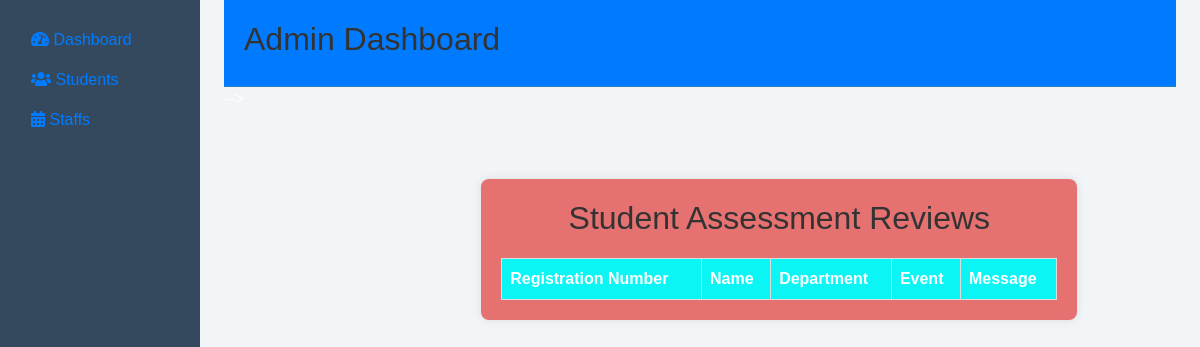
/adminstaff, run on an earlier commit of the app's database.
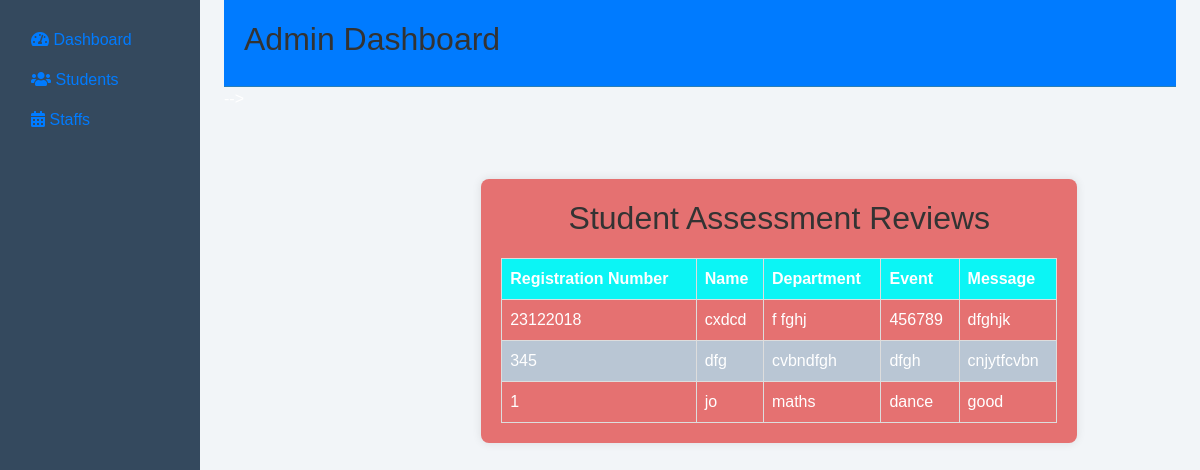
And on a later commit of the database.
### staff/models.py (models this page shows)
class review(models.Model):
    regno = models.CharField(max_length=255)
    name = models.CharField(max_length=100)
    department = models.CharField(max_length=100)
    event = models.CharField(max_length=100)
    message = models.TextField(blank=False,max_length=250)

### Admin/views.py (the view)
# urls.py: path('adminstaff',adminstaff,name='adminstaff'),
def adminstaff(request):
    std = review.objects.all()
    return render(request,'adminhtml/adminstaff.html', {'std':std})

### templates/adminhtml/adminstaff.html (shortened to what this page needs)
{% extends 'baseadmin.html' %}
{% block content %}
{% load static %}
    <link href="https://maxcdn.bootstrapcdn.com/bootstrap/4.4.1/css/bootstrap.min.css" rel="stylesheet">
    <link href="https://cdnjs.cloudflare.com/ajax/libs/font-awesome/5.15.1/css/all.min.css" rel="stylesheet">
</head> -->
<body>
    <div class="container-fluid">
        <div class="row">
            <main role="main" class="col-md-9 ml-sm-auto col-lg-10 px-4">
                        </head>
                        <body>
                            <br><br>
                            <div class="container">
                                <h2>Student Assessment Reviews</h2>
                                <table>
                                    <thead>
                                        <tr>
                                            <th>Registration Number</th>
                                            <th>Name</th>
                                            <th>Department</th>
                                            <th>Event</th>
                                            <th>Message</th>
                                        </tr>
                                    </thead>
                                    <tbody>
                                        {% for i in std %}
                                        <tr>
                                            <td>{{ i.regno }}</td>
                                            <td>{{ i.name }}</td>
                                            <td>{{ i.department }}</td>
                                            <td>{{ i.event }}</td>
                                            <td>{{ i.message }}</td>
                                        </tr>
                                        {% endfor %}
                                    </tbody>
                                </table>
                            </div>
                    </div>
                </div>
            </main>
        </div>
    </div>
    {% endblock content %}

What changed in the data, as far as the page shows it:
added review: regno "23122018", name "cxdcd", department "f fghj", event "456789", message "dfghjk"
added review: regno "345", name "dfg", department "cvbndfgh", event "dfgh", message "cnjytfcvbn"
added review: regno "1", name "jo", department "maths", event "dance", message "good"
